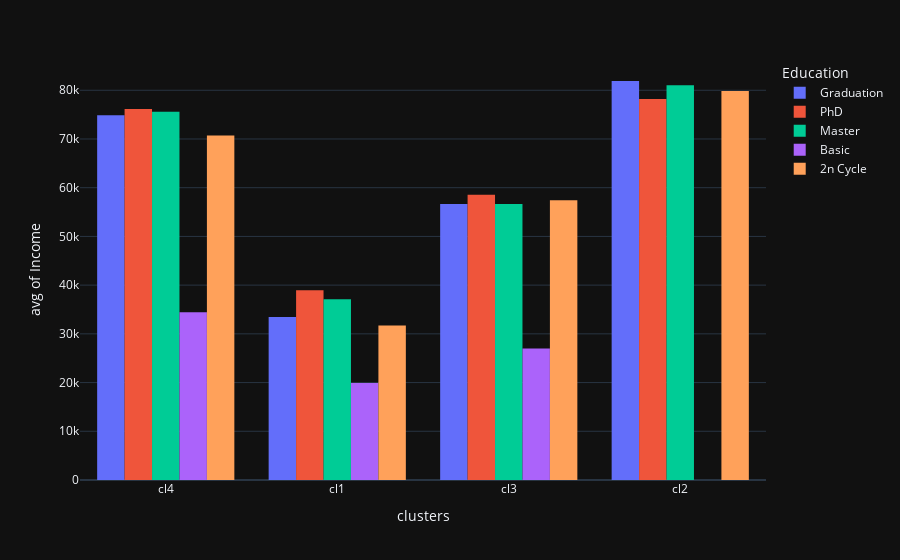

The code cell stored with this chart in its notebook:
### Code cell
data['clusters'] = ['cl1' if x == 1 else 'cl2' if x == 2 else
                    'cl3' if x == 3 else 'cl4' for x in predictions]
px.histogram(data_frame=data, x = 'clusters', y = 'Income',
             histfunc='avg', color = 'Education', barmode='group')

### Figure 1 — Plotly figure (JSON) as saved in the notebook; plotly's stock layout.template omitted (floating-point values rounded to 4 significant figures; data arrays with more than 128 entries replaced by an {"elided": "..."} marker saying what was removed)
{"data": [{"alignmentgroup": "True", "bingroup": "x", "histfunc": "avg", "hovertemplate": "Education=Graduation<br>clusters=%{x}<br>avg of Income=%{y}<extra></extra>", "legendgroup": "Graduation", "marker": {"color": "#636efa", "pattern": {"shape": ""}}, "name": "Graduation", "offsetgroup": "Graduation", "orientation": "v", "showlegend": true, "type": "histogram", "x": {"elided": "1116 str values"}, "xaxis": "x", "y": {"elided": "1116 int values"}, "yaxis": "y"}, {"alignmentgroup": "True", "bingroup": "x", "histfunc": "avg", "hovertemplate": "Education=PhD<br>clusters=%{x}<br>avg of Income=%{y}<extra></extra>", "legendgroup": "PhD", "marker": {"color": "#EF553B", "pattern": {"shape": ""}}, "name": "PhD", "offsetgroup": "PhD", "orientation": "v", "showlegend": true, "type": "histogram", "x": {"elided": "481 str values"}, "xaxis": "x", "y": {"elided": "481 int values"}, "yaxis": "y"}, {"alignmentgroup": "True", "bingroup": "x", "histfunc": "avg", "hovertemplate": "Education=Master<br>clusters=%{x}<br>avg of Income=%{y}<extra></extra>", "legendgroup": "Master", "marker": {"color": "#00cc96", "pattern": {"shape": ""}}, "name": "Master", "offsetgroup": "Master", "orientation": "v", "showlegend": true, "type": "histogram", "x": {"elided": "365 str values"}, "xaxis": "x", "y": {"elided": "365 int values"}, "yaxis": "y"}, {"alignmentgroup": "True", "bingroup": "x", "histfunc": "avg", "hovertemplate": "Education=Basic<br>clusters=%{x}<br>avg of Income=%{y}<extra></extra>", "legendgroup": "Basic", "marker": {"color": "#ab63fa", "pattern": {"shape": ""}}, "name": "Basic", "offsetgroup": "Basic", "orientation": "v", "showlegend": true, "type": "histogram", "x": ["cl1", "cl1", "cl1", "cl1", "cl1", "cl1", "cl1", "cl1", "cl1", "cl1", "cl1", "cl1", "cl1", "cl1", "cl1", "cl1", "cl1", "cl1", "cl1", "cl1", "cl1", "cl1", "cl1", "cl1", "cl1", "cl1", "cl1", "cl3", "cl1", "cl1", "cl1", "cl1", "cl1", "cl1", "cl1", "cl1", "cl1", "cl1", "cl1", "cl1", "cl1", "cl1", "cl1", "cl4", "cl1", "cl1", "cl1", "cl1", "cl1", "cl1", "cl1", "cl1", "cl1", "cl1"], "xaxis": "x", "y": [7500, 24594, 9548, 28249, 24882, 24480, 27190, 24279, 30801, 18978, 25965, 21063, 13084, 17487, 20425, 26868, 25443, 14906, 15038, 22634, 16581, 14421, 23724, 15056, 8940, 25707, 7500, 26997, 18393, 24367, 17256, 22634, 13724, 24594, 15862, 9722, 18746, 23529, 28389, 16014, 28249, 20194, 24882, 34445, 22123, 22390, 14188, 20425, 16005, 15253, 26487, 25224, 16185, 14918], "yaxis": "y"}, {"alignmentgroup": "True", "bingroup": "x", "histfunc": "avg", "hovertemplate": "Education=2n Cycle<br>clusters=%{x}<br>avg of Income=%{y}<extra></extra>", "legendgroup": "2n Cycle", "marker": {"color": "#FFA15A", "pattern": {"shape": ""}}, "name": "2n Cycle", "offsetgroup": "2n Cycle", "orientation": "v", "showlegend": true, "type": "histogram", "x": {"elided": "200 str values"}, "xaxis": "x", "y": {"elided": "200 int values"}, "yaxis": "y"}], "layout": {"barmode": "group", "legend": {"title": {"text": "Education"}, "tracegroupgap": 0}, "margin": {"t": 60}, "xaxis": {"anchor": "y", "domain": [0, 1], "title": {"text": "clusters"}}, "yaxis": {"anchor": "x", "domain": [0, 1], "title": {"text": "avg of Income"}}}}
